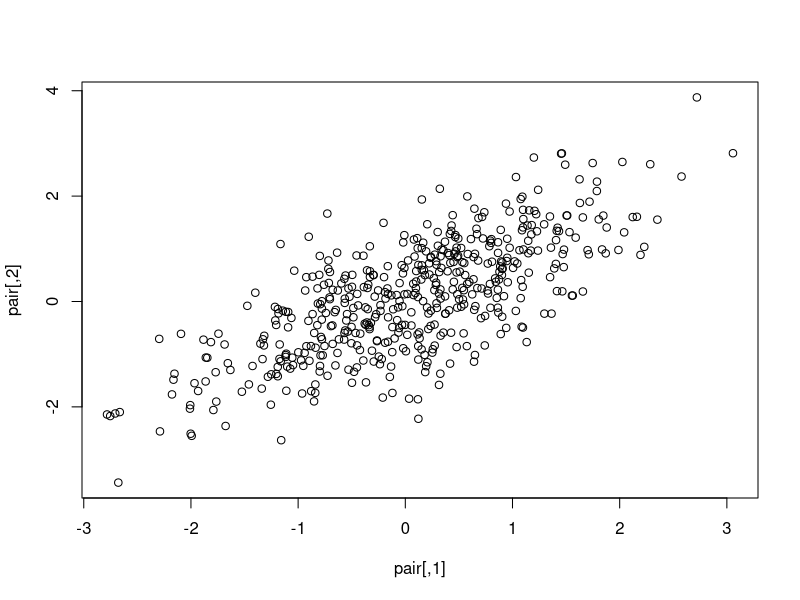

This figure's R source: (Note: this script raises an error after producing the figure.)
library(MASS)

# ch.17  平均への回帰 ####
## 頭のいい女性は頭の悪い男性と結婚しがち？
r <- 0.7; n <- 500
mu <- c(0,0)  #標準得点に変換済み
mysigma <- matrix(c(1, r, r, 1), 2, 2)
#共分散行列の定義. 平均は0，分散は1，共分散は相関rに等しい
pair <- mvrnorm(n, mu, mysigma)
# 2次元正規分布に従う確率変数の実現値をn個生成．相関はr
# pairはc(女性得点,男性得点)を要素とするn次元ベクトル
plot(pair) #散布図

hist(x) #女性の得点分布確認．
x <- pair[,1];y <- pair[,2]
data <- data.frame(x=x,y=y)#回帰用にdata.frameにキャスト
data$x[data$x>1]#得点1以上の女性
data[data[,1]> 1,] #ペアの様子
data[data[,1]> 1,2] #女性の上位15%とペアの男性データを抽出

print(  c("女性上位15%平均得点=", mean(data$x[data$x>1])   )    )
print(  c("女性上位15%のパートナーの平均得点=", mean(data$y[data$x>1])   )    )

# 回帰確認.P(X>1)=1-pnorm(1)=約0.158655
out <- lm(y ~ x, data=data)
summary(out)

## 体重とピアノの疑似相関　
n <- 100
age <- rnorm(n)
practice <- rnorm(n)
ice <- rnorm(n)

weight <- age+ice
piano <- age+practice

cor(weight,piano)

data <- data.frame(weight=weight,piano=piano,age=age)
summary(lm(piano~weight+age,data=data))

  
n <- 1000
age <- rnorm(n)
practice <- rnorm(n)
ice <- rnorm(n)

p <- 0.7
weight <- p*age + (1-p)*ice
piano <- p*age + (1-p)*practice

cor(weight,piano)







#  ch.19 ceo and company ####

library(MASS)
# for mvrnorm

# 以下のコードは，テキストとは若干異なるが本質的には同じ指数を計算している
d100<-function(r,m1=50,m2=50,s1=5,s2=5,n=2000){
	mu = c(m1, m2)  #平均ベクトルの定義
	sigma = matrix(c(s1^2, r*s1*s2, r*s1*s2, s2^2), 2, 2)#分散共分散行列の定義
	#r=(r*s1*s2)/(s1*s2)
	data = mvrnorm(n, mu, sigma)
	#2次元正規乱数(ceo能力,企業成績)をn個を生成． 
	y=data[data[,1]> m1, 2]	#data行列からceo能力が平均以上の企業を抽出.
	y2=subset(y, y>m2) 
	#さらに業績が平均以上の企業を抽出
	length(y2)/length(y) # 業績が平均以上の企業数/CEO能力が平均以上の企業数
}

mean(rep(d100(0),10))
mean(rep(d100(0.2),10))
mean(rep(d100(0.3),10))
mean(rep(d100(0.4),10))
mean(rep(d100(0.6),10))
mean(rep(d100(0.9999),10))


# 以下なるべくテキストを再現したコードで確率を計算する
d201<-function(r,n=2000){
	mu = c(0, 0)  #平均ベクトルの定義
	sigma = matrix(c(1, r, r, 1), 2, 2)#分散共分散行列の定義
	# 平均0,分散1,相関rに基準化
	data = mvrnorm(n, mu, sigma)
	#2次元正規乱数乱数sn個を生成  相関cor(exv[,1],exv[,2]) 
	#より正確な推定には，乱数発生を反復する必要がある
	#print(data)
	y=data[order(data[,1]),]
	# ceo能力順(data[,1])にdataをsort
	#print(y)
	d <- n/2 #上位下位分岐点
	y1=y[1:d,2]#COE能力下位半分の企業をセレクト
	y2=y[(d+1):n,2]#COE能力上位半分の企業をセレクト
	# print(y1)
	# print(y2)
	out <- c()
	for(i in 1:100){
		result <- sample(y1)<sample(y2)
		out <- append(out,mean(result))# y1,y2をランダムに並びかえて比較
	}
	print(out)
	mean(out)
}

d201(0.2)
d201(0.3)
d201(0.4)
